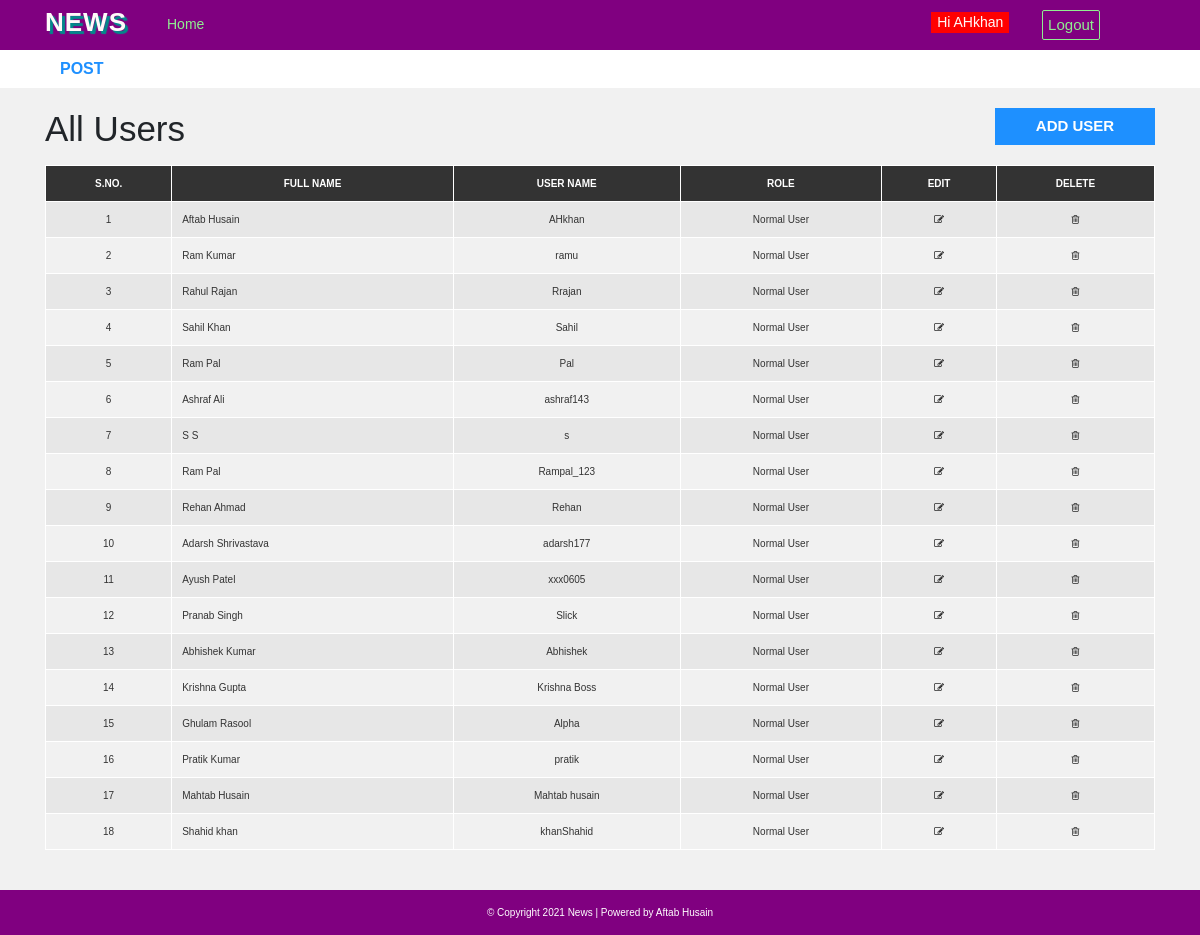
Page /admin/users.php (signed in) on the committed database.
### tables this page shows
CREATE TABLE `user` (
  `user_id` int(10) UNSIGNED NOT NULL,
  `first_name` varchar(30) NOT NULL,
  `last_name` varchar(30) NOT NULL,
  `username` varchar(30) DEFAULT NULL,
  `email` varchar(255) NOT NULL,
  `password` varchar(40) DEFAULT NULL,
  `role` int(11) NOT NULL,
  `profile` varchar(255) NOT NULL
);

### admin/users.php (the view, shortened to what this page needs)
<?php include "header.php";
$sql="SELECT * FROM user";
$result=mysqli_query($conn,$sql);
$i=0;
if(mysqli_num_rows($result)>0){
?>
  <div id="admin-content">
      <div class="container">
          <div class="row">
              <div class="col-md-10">
                  <h1 class="admin-heading">All Users</h1>
              </div>
              <div class="col-md-2">
                  <a class="add-new" href="add-user.php">add user</a>
              </div>
              <div class="col-md-12">
                  <table class="content-table">
                      <thead>
                          <th>S.No.</th>
                          <th>Full Name</th>
                          <th>User Name</th>
                          <th>Role</th>
                          <th>Edit</th>
                          <th>Delete</th>
                      </thead>
                      <tbody>
                          <?php
                    While($row=mysqli_fetch_assoc($result)){
                           $i=$i+1;
                          ?>
                          <tr>
                              <td><?php echo $i ;?></td>
                              <td><?php echo $row['first_name'].' '.$row['last_name'];?></td>
                             <td><?php echo $row['username'];?></td>
                              <td><?php if($row['role']==1){
                              echo "Admin";
                          }else{
                              echo "Normal User";
                          }
                              ?></td>
                              <td class='edit'><a href='update-user.php'><i class='fa fa-edit'></i></a></td>
                              <td class='delete'><a href='delete-user.php'><i class='fa fa-trash-o'></i></a></td>
                          </tr>
                        <?php } ?>
                      </tbody>
                  </table>
        <?php } ?>
              </div>
          </div>
      </div>
  </div>
<?php include "footer.php"; ?>

### css/style.css (style rules this page uses)
body { background: #f1f1f1; font-family: sans-serif,arial,Helvetica; }
a, a:hover, a:focus { text-decoration: none; outline: none; }
#admin-content { padding: 20px 0; min-height: 750px; }
#admin-content .admin-heading { font-size: 35px; margin: 0 0 15px; }
#admin-content .add-new { color: #fff; background-color: #1E90FF; font-size: 15px; font-weight: 600; text-align: center; text-transform: uppercase; padding: 7px 10px; display: block; transition: all 0.3s; }
#admin-content .content-table { border: 1px solid #000; width: 100%; margin: 0 0 20px; }
#admin-content .content-table thead { color: #fff; background-color: #333; }
#admin-content .content-table th { padding: 10px; border: 1px solid #fff; font-weight: 600; text-align: center; text-transform: uppercase; }
#admin-content .content-table tbody { color: #333; }
#admin-content .content-table tbody tr { background-color: #e7e7e7; }
#admin-content .content-table tbody tr:nth-child(even) { background-color: transparent; }
#admin-content .content-table tbody td { padding: 10px; border: 1px solid #fff; text-align: center; }
#admin-content .content-table tbody td:nth-child(2) { text-align: left; }
.id, .edit, .delete { text-align:center; }
i.fa { color:#222; }

### rows in the picture
user: first_name "Aftab", last_name "Husain", username "AHkhan", role "Normal User"
user: first_name "Ram", last_name "Kumar", username "ramu", role "Normal User"
user: first_name "Rahul", last_name "Rajan", username "Rrajan", role "Normal User"
user: first_name "Sahil", last_name "Khan", username "Sahil", role "Normal User"
user: first_name "Ram", last_name "Pal", username "Pal", role "Normal User"
user: first_name "Ashraf", last_name "Ali", username "ashraf143", role "Normal User"
user: first_name "S", last_name "S", username "s", role "Normal User"
user: first_name "Ram", last_name "Pal", username "Rampal_123", role "Normal User"
user: first_name "Rehan", last_name "Ahmad", username "Rehan", role "Normal User"
user: first_name "Adarsh", last_name "Shrivastava", username "adarsh177", role "Normal User"
user: first_name "Ayush", last_name "Patel", username "xxx0605", role "Normal User"
user: first_name "Pranab", last_name "Singh", username "Slick", role "Normal User"
user: first_name "Abhishek", last_name "Kumar", username "Abhishek", role "Normal User"
user: first_name "Krishna", last_name "Gupta", username "Krishna Boss", role "Normal User"
user: first_name "Ghulam", last_name "Rasool", username "Alpha", role "Normal User"
user: first_name "Pratik", last_name "Kumar", username "pratik", role "Normal User"
user: first_name "Mahtab", last_name "Husain", username "Mahtab husain", role "Normal User"
user: first_name "Shahid", last_name "khan", username "khanShahid", role "Normal User"

### other values in the picture
$_SESSION['username'] "AHkhan"
